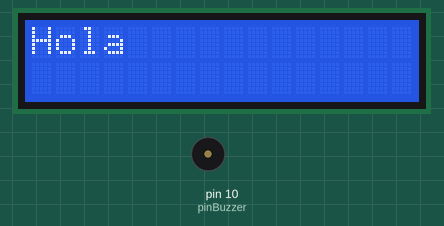
The sketch below on a simulated Arduino Uno, built with avr-gcc and run on an emulated ATmega328P. On the bench: 16×2 character LCD, buzzer (waves = sounding). No radio packets arrive unless stated.

Above: at 2.7 s.
At 7.7 s:
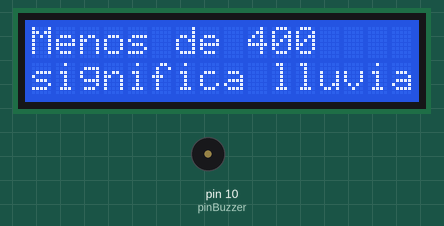
At 12.7 s:
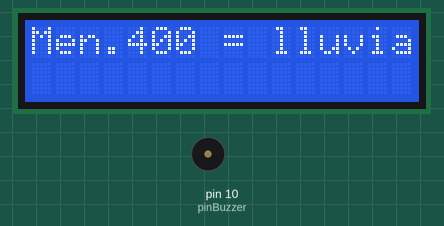
At 29.5 s:
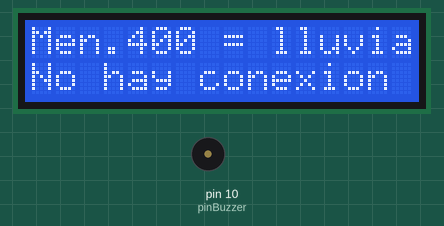
Timing chart, 0 to 31.0 s (numbered marks = the images above):
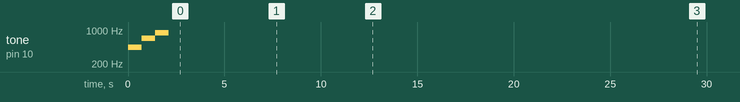

The sketch:

receptor.ino
```cpp
#include <VirtualWire.h>
#include <LiquidCrystal.h>

const int dataPin = 9;
const int pinBuzzer = 10;
const int ledPin = 13;
int keepAlive = 0;
int enter = 0;
int dataInt = 1024;
int antDataInt = 0;
int llueve = 0;
const int rs = 12, en = 11, d4 = 5, d5 = 4, d6 = 3, d7 = 2;
LiquidCrystal lcd(rs, en, d4, d5, d6, d7);

void setup()
{
    Serial.begin(9600);
    vw_setup(2000);
    vw_set_rx_pin(dataPin);
    vw_rx_start();
    tone(pinBuzzer, 440);
    delay(700);
    tone(pinBuzzer, 670);
    delay(700);
    tone(pinBuzzer, 880);
    delay(700);

    //detener tono durante 500ms
    noTone(pinBuzzer);
    delay(500);
    lcd.begin(16, 2);
      // Print a message to the LCD.
    lcd.print("Hola");
    delay(5000);
    lcd.clear();
    lcd.print("Menos de 400");
    lcd.setCursor(0,1);
    lcd.print("significa lluvia");
    delay(5000);
    lcd.clear();
    lcd.print("Men.400 = lluvia");
}

void loop()
{
    uint8_t buf[VW_MAX_MESSAGE_LEN];
    uint8_t buflen = VW_MAX_MESSAGE_LEN;

    enter = vw_wait_rx_max(800);
    if (enter)
    {
        keepAlive=0;
        vw_get_message((uint8_t *)buf,&buflen);
        String dataString;
        if((char)buf[0]=='k')
        {
            for (int i = 1; i < buflen; i++)
            {
            dataString.concat((char)buf[i]);
            }
            dataInt = dataString.toInt();  // Convertir a int
            Serial.print("DatoSensor: ");
            Serial.println(dataInt);
            Serial.print("DatoAnterior: ");
            Serial.println(antDataInt);
            lcd.setCursor(0, 1);
            lcd.print("                ");
            if (llueve==0){
              lcd.setCursor(0, 1);
              lcd.print(dataInt);
            }else{
              lcd.setCursor(0, 1);
              lcd.print("Llueve! :O");
            }
           if((antDataInt/2 > dataInt) || dataInt < 400){
              tone(pinBuzzer, 440);
              delay(200);
              tone(pinBuzzer, 880);
              delay(200);
              tone(pinBuzzer, 880);
              delay(200);
              //detener tono durante 500ms
              noTone(pinBuzzer);
              delay(500);
              llueve = 1;
            }else{
              llueve =0;
              antDataInt = dataInt;
            }

        }
    }else{
      keepAlive++;
      if (keepAlive > 20){
        lcd.setCursor(0, 1);
        lcd.print("No hay conexion");
      }
    }
}
```

Measured:
- what the display in image 0 shows lasts 5.0 s, from 2.7 s to 7.7 s
- what the display in image 2 shows lasts 16.8 s, from 12.7 s to 29.5 s
